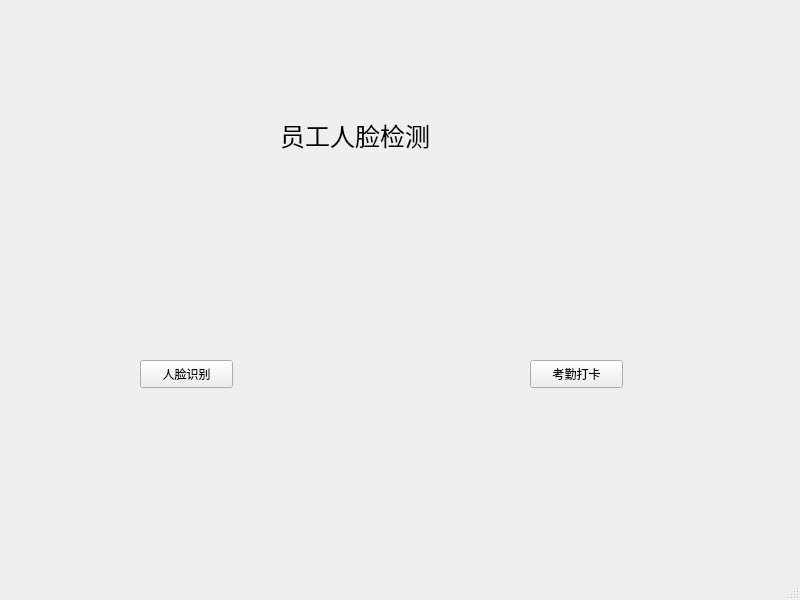
<?xml version="1.0" encoding="UTF-8"?>
<ui version="4.0">
 <class>face_window</class>
 <widget class="QMainWindow" name="face_window">
  <property name="geometry">
   <rect>
    <x>0</x>
    <y>0</y>
    <width>800</width>
    <height>600</height>
   </rect>
  </property>
  <property name="windowTitle">
   <string>MainWindow</string>
  </property>
  <widget class="QWidget" name="centralwidget">
   <widget class="QLabel" name="label">
    <property name="geometry">
     <rect>
      <x>280</x>
      <y>120</y>
      <width>201</width>
      <height>31</height>
     </rect>
    </property>
    <property name="font">
     <font>
      <pointsize>19</pointsize>
     </font>
    </property>
    <property name="text">
     <string>员工人脸检测</string>
    </property>
   </widget>
   <widget class="QPushButton" name="pushButton_face">
    <property name="geometry">
     <rect>
      <x>140</x>
      <y>360</y>
      <width>93</width>
      <height>28</height>
     </rect>
    </property>
    <property name="text">
     <string>人脸识别</string>
    </property>
   </widget>
   <widget class="QPushButton" name="pushButton_check">
    <property name="geometry">
     <rect>
      <x>530</x>
      <y>360</y>
      <width>93</width>
      <height>28</height>
     </rect>
    </property>
    <property name="text">
     <string>考勤打卡</string>
    </property>
   </widget>
  </widget>
  <widget class="QMenuBar" name="menubar">
   <property name="geometry">
    <rect>
     <x>0</x>
     <y>0</y>
     <width>800</width>
     <height>26</height>
    </rect>
   </property>
  </widget>
  <widget class="QStatusBar" name="statusbar"/>
 </widget>
 <resources/>
 <connections/>
</ui>
